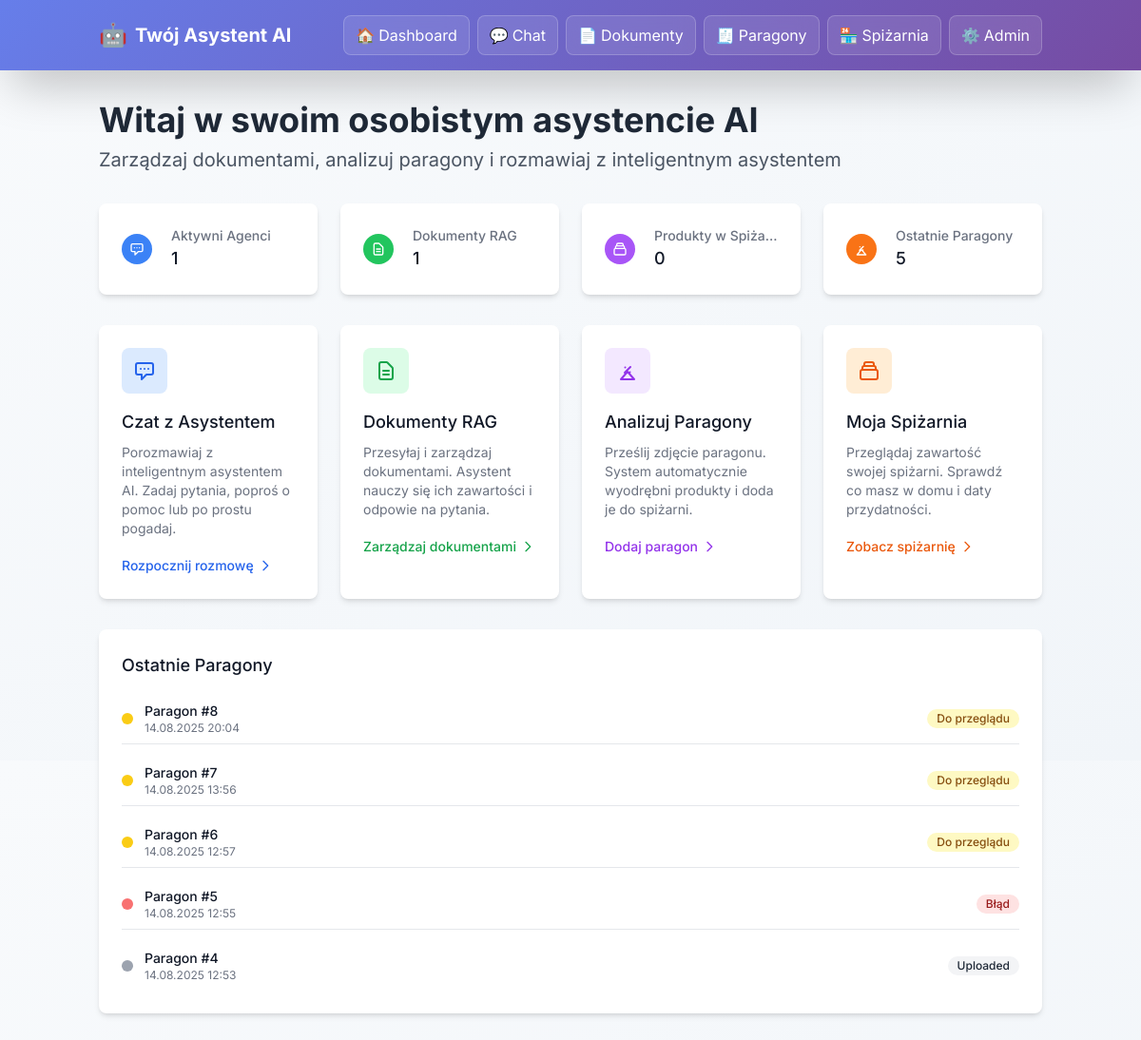
The page / on the database its author committed.
### chatbot/models.py (models this page shows, shortened)
class ReceiptProcessing(models.Model):
    STATUS_CHOICES = [
        ('uploaded', 'Plik przesłany'),
        ('ocr_in_progress', 'Rozpoznawanie tekstu (OCR)'),
        ('ocr_done', 'Tekst rozpoznany'),
        ('llm_in_progress', 'Analiza przez AI'),
        ('llm_done', 'Analiza zakończona'),
        ('ready_for_review', 'Gotowe do weryfikacji'),
        ('completed', 'Zakończone'),
        ('error', 'Wystąpił błąd'),
    ]
    receipt_file = models.FileField(
        upload_to='receipt_files/',
        verbose_name="Plik paragonu (obraz lub PDF)",
        validators=[validate_receipt_file],
        help_text="Obsługiwane formaty: JPG, PNG, WebP, PDF (maks. 10MB)",
        null=True, blank=True
    )
    status = models.CharField(max_length=20, choices=STATUS_CHOICES, default='uploaded', verbose_name="Status przetwarzania")
    raw_ocr_text = models.TextField(blank=True, verbose_name="Surowy tekst z OCR")
    extracted_data = models.JSONField(null=True, blank=True, verbose_name="Wyodrębnione dane (JSON)")
    error_message = models.TextField(blank=True, verbose_name="Komunikat błędu")
    uploaded_at = models.DateTimeField(auto_now_add=True, verbose_name="Data przesłania")
    processed_at = models.DateTimeField(null=True, blank=True, verbose_name="Data przetworzenia")
    class Meta:
        verbose_name = "Przetwarzanie paragonu"
        verbose_name_plural = "Przetwarzanie paragonów"
        ordering = ['-uploaded_at']

### chatbot/views.py (the view)
# urls.py: path('', views.DashboardView.as_view(), name='dashboard'),
class DashboardView(View):
    def get(self, request: HttpRequest):
        agents_count = Agent.objects.filter(is_active=True).count()
        documents_count = Document.objects.count()
        pantry_items_count = PantryItem.objects.count()
        recent_receipts = ReceiptProcessing.objects.order_by('-uploaded_at')[:5]
        context = {
            'agents_count': agents_count,
            'documents_count': documents_count,
            'pantry_items_count': pantry_items_count,
            'recent_receipts': recent_receipts,
            'title': 'Dashboard - Twój Osobisty Asystent AI'
        }
        return render(request, 'chatbot/dashboard.html', context)

### chatbot/templates/chatbot/dashboard.html (shortened to what this page needs)
{% extends 'chatbot/base.html' %}
{% block content %}
<div class="container mx-auto px-4 py-8">
    <div class="mb-8">
        <h1 class="text-4xl font-bold text-gray-800 mb-2">Witaj w swoim osobistym asystencie AI</h1>
        <p class="text-xl text-gray-600">Zarządzaj dokumentami, analizuj paragony i rozmawiaj z inteligentnym asystentem</p>
    </div>
    <div class="grid grid-cols-1 md:grid-cols-4 gap-6 mb-8">
        <div class="bg-white rounded-lg shadow-md p-6">
            <div class="flex items-center">
                <div class="flex-shrink-0">
                    <div class="w-8 h-8 bg-blue-500 rounded-full flex items-center justify-center">
                        <svg class="w-4 h-4 text-white" fill="none" stroke="currentColor" viewBox="0 0 24 24">
                            <path stroke-linecap="round" stroke-linejoin="round" stroke-width="2" d="M8 10h.01M12 10h.01M16 10h.01M9 16H5a2 2 0 01-2-2V6a2 2 0 012-2h14a2 2 0 012 2v8a2 2 0 01-2 2h-5l-5 5v-5z"></path>
                        </svg>
                    </div>
                </div>
                <div class="ml-5 w-0 flex-1">
                    <dl>
                        <dt class="text-sm font-medium text-gray-500 truncate">Aktywni Agenci</dt>
                        <dd class="text-lg font-medium text-gray-900">{{ agents_count }}</dd>
                    </dl>
                </div>
            </div>
        </div>
        <div class="bg-white rounded-lg shadow-md p-6">
            <div class="flex items-center">
                <div class="flex-shrink-0">
                    <div class="w-8 h-8 bg-green-500 rounded-full flex items-center justify-center">
                        <svg class="w-4 h-4 text-white" fill="none" stroke="currentColor" viewBox="0 0 24 24">
                            <path stroke-linecap="round" stroke-linejoin="round" stroke-width="2" d="M9 12h6m-6 4h6m2 5H7a2 2 0 01-2-2V5a2 2 0 012-2h5.586a1 1 0 01.707.293l5.414 5.414a1 1 0 01.293.707V19a2 2 0 01-2 2z"></path>
                        </svg>
                    </div>
                </div>
                <div class="ml-5 w-0 flex-1">
                    <dl>
                        <dt class="text-sm font-medium text-gray-500 truncate">Dokumenty RAG</dt>
                        <dd class="text-lg font-medium text-gray-900">{{ documents_count }}</dd>
                    </dl>
                </div>
            </div>
        </div>
        <div class="bg-white rounded-lg shadow-md p-6">
            <div class="flex items-center">
                <div class="flex-shrink-0">
                    <div class="w-8 h-8 bg-purple-500 rounded-full flex items-center justify-center">
                    </div>
                </div>
                <div class="ml-5 w-0 flex-1">
                    <dl>
                        <dt class="text-sm font-medium text-gray-500 truncate">Produkty w Spiżarni</dt>
                        <dd class="text-lg font-medium text-gray-900">{{ pantry_items_count }}</dd>
                    </dl>
                </div>
            </div>
        </div>
        <div class="bg-white rounded-lg shadow-md p-6">
            <div class="flex items-center">
                <div class="flex-shrink-0">
                    <div class="w-8 h-8 bg-orange-500 rounded-full flex items-center justify-center">
                        <svg class="w-4 h-4 text-white" fill="none" stroke="currentColor" viewBox="0 0 24 24">
                            <path stroke-linecap="round" stroke-linejoin="round" stroke-width="2" d="M9 14l6-6m-5.5.5h.01m4.99 5h.01M19 21l-7-8-7 8h14z"></path>
                        </svg>
                    </div>
                </div>
                <div class="ml-5 w-0 flex-1">
                    <dl>
                        <dt class="text-sm font-medium text-gray-500 truncate">Ostatnie Paragony</dt>
                        <dd class="text-lg font-medium text-gray-900">{{ recent_receipts|length }}</dd>
                    </dl>
                </div>
            </div>
        </div>
    </div>
    <div class="grid grid-cols-1 md:grid-cols-2 lg:grid-cols-4 gap-6 mb-8">
        <div class="bg-white rounded-lg shadow-md p-6 hover:shadow-lg transition-shadow cursor-pointer" onclick="window.location.href='{% url 'chatbot:chat' %}'">
            <div class="flex items-center justify-center w-12 h-12 bg-blue-100 rounded-lg mb-4">
                <svg class="w-6 h-6 text-blue-600" fill="none" stroke="currentColor" viewBox="0 0 24 24">
                    <path stroke-linecap="round" stroke-linejoin="round" stroke-width="2" d="M8 10h.01M12 10h.01M16 10h.01M9 16H5a2 2 0 01-2-2V6a2 2 0 012-2h14a2 2 0 012 2v8a2 2 0 01-2 2h-5l-5 5v-5z"></path>
                </svg>
            </div>
            <h3 class="text-lg font-medium text-gray-900 mb-2">Czat z Asystentem</h3>
            <p class="text-sm text-gray-500 mb-4">Porozmawiaj z inteligentnym asystentem AI. Zadaj pytania, poproś o pomoc lub po prostu pogadaj.</p>
            <div class="inline-flex items-center text-sm font-medium text-blue-600 hover:text-blue-500">
                Rozpocznij rozmowę
                <svg class="ml-1 w-4 h-4" fill="none" stroke="currentColor" viewBox="0 0 24 24">
                    <path stroke-linecap="round" stroke-linejoin="round" stroke-width="2" d="M9 5l7 7-7 7"></path>
                </svg>
            </div>
        </div>
        <div class="bg-white rounded-lg shadow-md p-6 hover:shadow-lg transition-shadow cursor-pointer" onclick="window.location.href='{% url 'chatbot:document_list' %}'">
            <div class="flex items-center justify-center w-12 h-12 bg-green-100 rounded-lg mb-4">
                <svg class="w-6 h-6 text-green-600" fill="none" stroke="currentColor" viewBox="0 0 24 24">
                    <path stroke-linecap="round" stroke-linejoin="round" stroke-width="2" d="M9 12h6m-6 4h6m2 5H7a2 2 0 01-2-2V5a2 2 0 012-2h5.586a1 1 0 01.707.293l5.414 5.414a1 1 0 01.293.707V19a2 2 0 01-2 2z"></path>
                </svg>
            </div>
            <h3 class="text-lg font-medium text-gray-900 mb-2">Dokumenty RAG</h3>
            <p class="text-sm text-gray-500 mb-4">Przesyłaj i zarządzaj dokumentami. Asystent nauczy się ich zawartości i odpowie na pytania.</p>
            <div class="inline-flex items-center text-sm font-medium text-green-600 hover:text-green-500">
                Zarządzaj dokumentami
                <svg class="ml-1 w-4 h-4" fill="none" stroke="currentColor" viewBox="0 0 24 24">
                    <path stroke-linecap="round" stroke-linejoin="round" stroke-width="2" d="M9 5l7 7-7 7"></path>
                </svg>
            </div>
        </div>
        <div class="bg-white rounded-lg shadow-md p-6 hover:shadow-lg transition-shadow cursor-pointer" onclick="window.location.href='{% url 'chatbot:receipt_upload' %}'">
            <div class="flex items-center justify-center w-12 h-12 bg-purple-100 rounded-lg mb-4">
                <svg class="w-6 h-6 text-purple-600" fill="none" stroke="currentColor" viewBox="0 0 24 24">
                    <path stroke-linecap="round" stroke-linejoin="round" stroke-width="2" d="M9 14l6-6m-5.5.5h.01m4.99 5h.01M19 21l-7-8-7 8h14z"></path>
                </svg>
            </div>
            <h3 class="text-lg font-medium text-gray-900 mb-2">Analizuj Paragony</h3>
            <p class="text-sm text-gray-500 mb-4">Prześlij zdjęcie paragonu. System automatycznie wyodrębni produkty i doda je do spiżarni.</p>
            <div class="inline-flex items-center text-sm font-medium text-purple-600 hover:text-purple-500">
                Dodaj paragon
                <svg class="ml-1 w-4 h-4" fill="none" stroke="currentColor" viewBox="0 0 24 24">
                    <path stroke-linecap="round" stroke-linejoin="round" stroke-width="2" d="M9 5l7 7-7 7"></path>
                </svg>
            </div>
        </div>
        <div class="bg-white rounded-lg shadow-md p-6 hover:shadow-lg transition-shadow cursor-pointer" onclick="window.location.href='{% url 'chatbot:pantry_list' %}'">
            <div class="flex items-center justify-center w-12 h-12 bg-orange-100 rounded-lg mb-4">
            </div>
            <h3 class="text-lg font-medium text-gray-900 mb-2">Moja Spiżarnia</h3>
            <p class="text-sm text-gray-500 mb-4">Przeglądaj zawartość swojej spiżarni. Sprawdź co masz w domu i daty przydatności.</p>
            <div class="inline-flex items-center text-sm font-medium text-orange-600 hover:text-orange-500">
                Zobacz spiżarnię
                <svg class="ml-1 w-4 h-4" fill="none" stroke="currentColor" viewBox="0 0 24 24">
                    <path stroke-linecap="round" stroke-linejoin="round" stroke-width="2" d="M9 5l7 7-7 7"></path>
                </svg>
            </div>
        </div>
    </div>
    {% if recent_receipts %}
    <div class="bg-white rounded-lg shadow-md p-6">
        <h3 class="text-lg font-medium text-gray-900 mb-4">Ostatnie Paragony</h3>
        <div class="space-y-3">
            {% for receipt in recent_receipts %}
            <div class="flex items-center justify-between py-2 border-b border-gray-200 last:border-b-0">
                <div class="flex items-center">
                    <div class="flex-shrink-0">
                        {% if receipt.status == 'completed' %}
                        <div class="w-3 h-3 bg-green-400 rounded-full"></div>
                        {% elif receipt.status == 'error' %}
                        <div class="w-3 h-3 bg-red-400 rounded-full"></div>
                        {% elif receipt.status == 'ready_for_review' %}
                        <div class="w-3 h-3 bg-yellow-400 rounded-full"></div>
                        {% else %}
                        <div class="w-3 h-3 bg-gray-400 rounded-full"></div>
                        {% endif %}
                    </div>
                    <div class="ml-3">
                        <p class="text-sm font-medium text-gray-900">Paragon #{{ receipt.id }}</p>
                        <p class="text-xs text-gray-500">{{ receipt.uploaded_at|date:"d.m.Y H:i" }}</p>
                    </div>
                </div>
                <div class="flex items-center">
                    <span class="inline-flex items-center px-2.5 py-0.5 rounded-full text-xs font-medium
                        {% if receipt.status == 'completed' %}bg-green-100 text-green-800
                        {% elif receipt.status == 'error' %}bg-red-100 text-red-800
                        {% elif receipt.status == 'ready_for_review' %}bg-yellow-100 text-yellow-800
                        {% else %}bg-gray-100 text-gray-800{% endif %}">
                        {% if receipt.status == 'completed' %}Zakończone
                        {% elif receipt.status == 'error' %}Błąd
                        {% elif receipt.status == 'ready_for_review' %}Do przeglądu
                        {% elif receipt.status == 'ocr_in_progress' %}Analiza OCR
                        {% elif receipt.status == 'llm_in_progress' %}Analiza AI
                        {% else %}{{ receipt.status|title }}{% endif %}
                    </span>
                </div>
            </div>
            {% endfor %}
        </div>
    </div>
    {% endif %}
</div>
{% endblock %}

### chatbot/templates/chatbot/base.html (shortened to what this page needs)
<!DOCTYPE html>
<html lang="pl">
<head>
    <script src="https://cdn.tailwindcss.com"></script>
</head>
<body class="bg-gradient-to-br from-slate-50 to-slate-100 font-sans min-h-screen">
    <nav class="gradient-bg text-white shadow-2xl backdrop-blur-sm">
        <div class="container mx-auto px-4 py-4">
            <div class="flex flex-wrap items-center justify-between">
                <a href="{% url 'chatbot:dashboard' %}" class="flex items-center space-x-2 font-bold text-xl hover:text-blue-200 transition-all duration-300 transform hover:scale-105">
                    <span class="text-2xl animate-bounce-gentle">🤖</span>
                    <span>Twój Asystent AI</span>
                </a>
                <div class="flex flex-wrap gap-1 lg:gap-2 text-sm lg:text-base">
                    <a href="{% url 'chatbot:dashboard' %}" class="nav-item flex items-center space-x-1 px-3 py-2 rounded-lg hover:bg-white/20 transition-all duration-300 transform hover:scale-105 glass-effect">
                        <span>🏠</span><span class="hidden sm:inline">Dashboard</span>
                    </a>
                    <a href="{% url 'chatbot:chat' %}" class="nav-item flex items-center space-x-1 px-3 py-2 rounded-lg hover:bg-white/20 transition-all duration-300 transform hover:scale-105 glass-effect">
                        <span>💬</span><span class="hidden sm:inline">Chat</span>
                    </a>
                    <a href="{% url 'chatbot:document_list' %}" class="nav-item flex items-center space-x-1 px-3 py-2 rounded-lg hover:bg-white/20 transition-all duration-300 transform hover:scale-105 glass-effect">
                        <span>📄</span><span class="hidden sm:inline">Dokumenty</span>
                    </a>
                    <a href="{% url 'chatbot:receipt_upload' %}" class="nav-item flex items-center space-x-1 px-3 py-2 rounded-lg hover:bg-white/20 transition-all duration-300 transform hover:scale-105 glass-effect">
                        <span>🧾</span><span class="hidden sm:inline">Paragony</span>
                    </a>
                    <a href="{% url 'chatbot:pantry_list' %}" class="nav-item flex items-center space-x-1 px-3 py-2 rounded-lg hover:bg-white/20 transition-all duration-300 transform hover:scale-105 glass-effect">
                        <span>🏪</span><span class="hidden sm:inline">Spiżarnia</span>
                    </a>
                    <a href="/admin" class="nav-item flex items-center space-x-1 px-3 py-2 rounded-lg hover:bg-white/20 transition-all duration-300 transform hover:scale-105 glass-effect">
                        <span>⚙️</span><span class="hidden sm:inline">Admin</span>
                    </a>
                </div>
            </div>
        </div>
    </nav>
    <main class="min-h-screen">
        {% block content %}
        {% endblock %}
    </main>
</body>
</html>

### chatbot/templates/chatbot/base.html (style rules this page uses)
.glass-effect { backdrop-filter: blur(10px); background: rgba(255, 255, 255, 0.1); border: 1px solid rgba(255, 255, 255, 0.2); }
.gradient-bg { background: linear-gradient(135deg, #667eea 0%, #764ba2 100%); }

### rows shown on the page
ReceiptProcessing: status "ready_for_review" (drawn), id "8", uploaded_at "14.08.2025 20:04"
ReceiptProcessing: status "ready_for_review" (drawn), id "7", uploaded_at "14.08.2025 13:56"
ReceiptProcessing: status "ready_for_review" (drawn), id "6", uploaded_at "14.08.2025 12:57"
ReceiptProcessing: status "error" (drawn), id "5", uploaded_at "14.08.2025 12:55"
ReceiptProcessing: id "4", uploaded_at "14.08.2025 12:53", status "Uploaded"

### other values the page prints
{{ agents_count }} "1"
{{ documents_count }} "1"
{{ pantry_items_count }} "0"
{{ recent_receipts|length }} "5"
